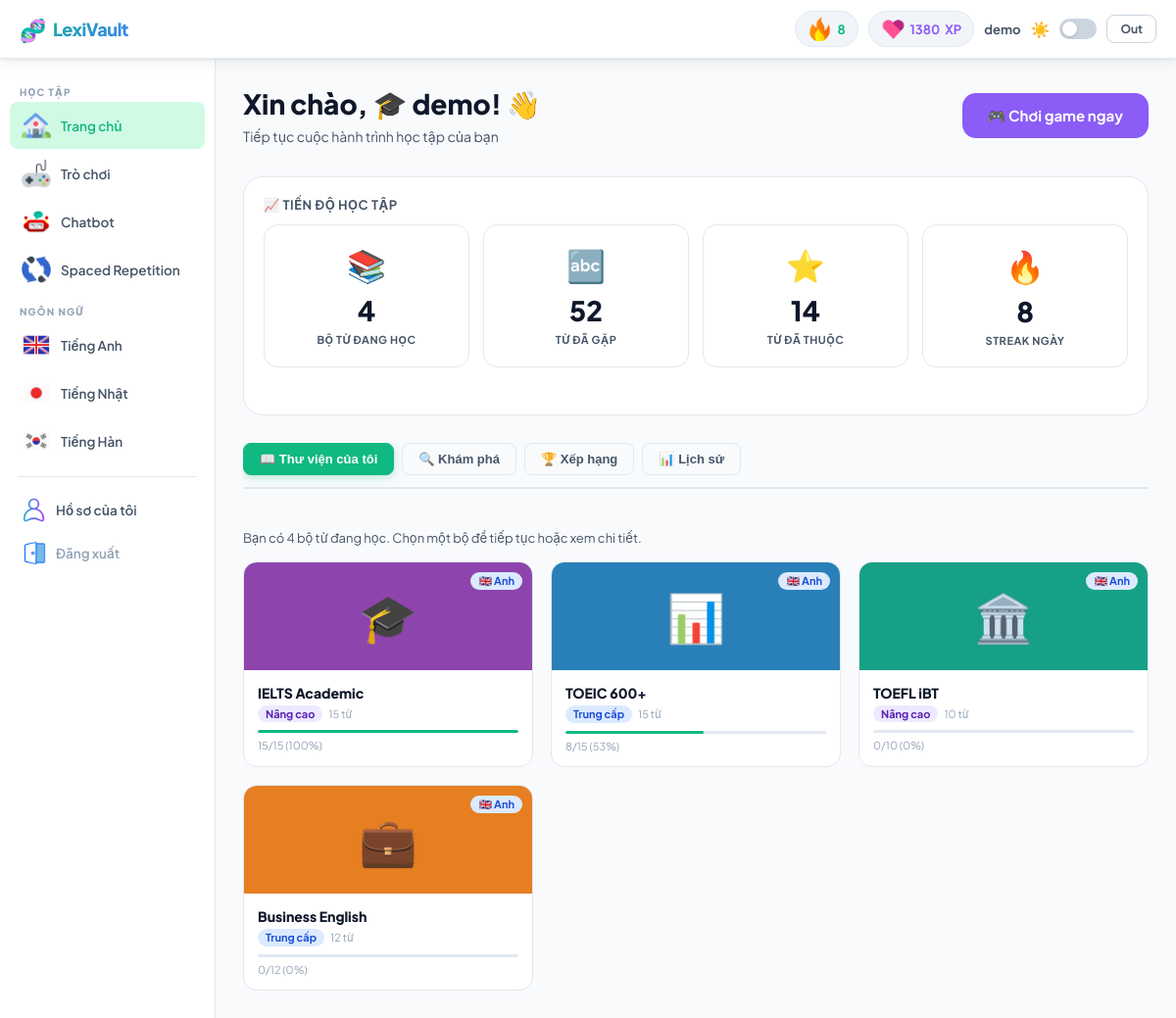
/ (signed in), run on the app's committed database.
### tables this page shows
CREATE TABLE users (
        id INTEGER PRIMARY KEY AUTOINCREMENT,
        username TEXT UNIQUE NOT NULL,
        password TEXT NOT NULL,
        email TEXT,
        role TEXT DEFAULT 'user',
        is_active INTEGER DEFAULT 1,
        xp INTEGER DEFAULT 0,
        gems INTEGER DEFAULT 100,
        streak INTEGER DEFAULT 0,
        max_streak INTEGER DEFAULT 0,
        last_study DATE,
        avatar TEXT DEFAULT '🧑',
        created_at DATETIME DEFAULT CURRENT_TIMESTAMP
    );

CREATE TABLE decks (
        id INTEGER PRIMARY KEY AUTOINCREMENT,
        name TEXT NOT NULL,
        description TEXT,
        language TEXT DEFAULT 'en',
        level TEXT DEFAULT 'beginner',
        category TEXT DEFAULT 'general',
        emoji TEXT DEFAULT '📚',
        color TEXT DEFAULT '#2ECC71',
        is_public INTEGER DEFAULT 1,
        download_count INTEGER DEFAULT 0,
        word_count INTEGER DEFAULT 0,
        created_by INTEGER,
        created_at DATETIME DEFAULT CURRENT_TIMESTAMP
    );

### app.py (the view)
@app.route('/')
@login_required
def home():
    u = me()
    conn = get_db()
    decks = conn.execute("""
        SELECT d.*, CASE WHEN ud.user_id IS NOT NULL THEN 1 ELSE 0 END as in_lib,
               (SELECT COUNT(*) FROM study_progress WHERE user_id=? AND deck_id=d.id AND status='mastered') as mastered
        FROM decks d LEFT JOIN user_decks ud ON d.id=ud.deck_id AND ud.user_id=?
        WHERE d.is_public=1 ORDER BY d.download_count DESC
    """, (u['id'], u['id'])).fetchall()
    my_decks = conn.execute("""
        SELECT d.*,
          (SELECT COUNT(*) FROM study_progress WHERE user_id=? AND deck_id=d.id AND status IN ('learning','mastered')) as learned
        FROM decks d JOIN user_decks ud ON d.id=ud.deck_id AND ud.user_id=?
    """, (u['id'], u['id'])).fetchall()
    leaderboard = conn.execute(
        "SELECT username,avatar,xp,streak FROM users WHERE is_active=1 ORDER BY xp DESC LIMIT 10").fetchall()
    recent_scores = conn.execute("""
        SELECT gs.*, d.name as dname, d.emoji FROM game_scores gs
        LEFT JOIN decks d ON gs.deck_id=d.id
        WHERE gs.user_id=? ORDER BY gs.created_at DESC LIMIT 6
    """, (u['id'],)).fetchall()
    total_words = conn.execute("SELECT COUNT(*) FROM study_progress WHERE user_id=?", (u['id'],)).fetchone()[0]
    mastered = \
    conn.execute("SELECT COUNT(*) FROM study_progress WHERE user_id=? AND status='mastered'", (u['id'],)).fetchone()[0]
    conn.close()
    return render_template('home.html', u=dict(u), decks=[dict(d) for d in decks],
                           my_decks=[dict(d) for d in my_decks],
                           leaderboard=[dict(r) for r in leaderboard],
                           recent_scores=[dict(r) for r in recent_scores],
                           total_words=total_words, mastered=mastered)

### app.py (called while the page is built)
def get_db():
    conn = sqlite3.connect(DB)
    conn.row_factory = sqlite3.Row
    return conn

def login_required(f):
    @functools.wraps(f)
    def w(*a, **kw):
        if 'uid' not in session: return redirect(url_for('login'))
        return f(*a, **kw)
    return w

def me():
    if 'uid' not in session: return None
    conn = get_db()
    u = conn.execute("SELECT * FROM users WHERE id=?", (session['uid'],)).fetchone()
    conn.close()
    return u

@app.context_processor
def helpers():
    def lang_label(code): return {'en': '🇬🇧 Anh', 'ja': '🇯🇵 Nhật', 'ko': '🇰🇷 Hàn', 'fr': '🇫🇷 Pháp'}.get(code, code)
    def level_label(l): return {'beginner': 'Cơ bản', 'intermediate': 'Trung cấp', 'advanced': 'Nâng cao'}.get(l, l)
    def mode_label(m): return {'flashcard': 'Flashcard', 'quiz': 'Quiz', 'typing': 'Typing', 'scramble': 'Scramble',
                               'speedmatch': 'Speed Match', 'memorypairs': 'Memory Pairs', 'wordbomb': 'Word Bomb'}.get(
        m, m)
    def cover_bg(lang, color):
        return f"background:{color};"
    return dict(lang_label=lang_label, level_label=level_label, mode_label=mode_label, cover_bg=cover_bg)

### templates/home.html (shortened to what this page needs)
{% extends "base.html" %}
{% block content %}
<div style="display:flex;align-items:center;justify-content:space-between;margin-bottom:32px;flex-wrap:wrap;gap:16px;">
  <div>
    <div style="font-size:28px;font-weight:900;margin-bottom:6px;">Xin chào, {{ u.avatar }} {{ u.username }}! 👋</div>
    <div style="color:var(--text2);font-size:14px;">Tiếp tục cuộc hành trình học tập của bạn</div>
  </div>
  <a href="/games" class="btn btn-p btn-lg" style="flex-shrink:0;">🎮 Chơi game ngay</a>
</div>
<div class="stats-section">
  <div style="font-size:13px;font-weight:700;color:var(--text2);text-transform:uppercase;letter-spacing:0.5px;margin-bottom:12px;">📈 Tiến độ học tập</div>
  <div class="stats-strip">
    <div class="stat-box"><div class="stat-ico">📚</div><div class="stat-val">{{ my_decks|length }}</div><div class="stat-lbl">Bộ từ đang học</div></div>
    <div class="stat-box"><div class="stat-ico">🔤</div><div class="stat-val">{{ total_words }}</div><div class="stat-lbl">Từ đã gặp</div></div>
    <div class="stat-box"><div class="stat-ico">⭐</div><div class="stat-val">{{ mastered }}</div><div class="stat-lbl">Từ đã thuộc</div></div>
    <div class="stat-box"><div class="stat-ico">🔥</div><div class="stat-val">{{ u.streak }}</div><div class="stat-lbl">Streak ngày</div></div>
  </div>
</div>
<div class="tabs-section">
  <div class="tabs" id="main-tabs">
    <button class="tab on" onclick="showTab('lib',this)">📖 Thư viện của tôi</button>
    <button class="tab" onclick="showTab('explore',this)">🔍 Khám phá</button>
    <button class="tab" onclick="showTab('leaderboard',this)">🏆 Xếp hạng</button>
    <button class="tab" onclick="showTab('history',this)">📊 Lịch sử</button>
  </div>
</div>
<div id="tab-lib" class="tab-content">
  {% if my_decks %}
  <div style="margin-bottom:16px;">
    <p style="color:var(--text2);font-size:13px;">Bạn có {{ my_decks|length }} bộ từ đang học. Chọn một bộ để tiếp tục hoặc xem chi tiết.</p>
  </div>
  <div class="deck-grid">
    {% for d in my_decks %}
    {% set pct = ((d.learned or 0)*100//(d.word_count or 1)) %}
    <a href="/deck/{{ d.id }}" class="deck-card">
      <div class="deck-cover" style="{{ cover_bg(d.language, d.color) }}">
        <span>{{ d.emoji }}</span>
        <div class="dc-top-badges">
          <span class="tag tag-{{ d.language }}">{{ lang_label(d.language) }}</span>
        </div>
      </div>
      <div class="deck-body">
        <div class="deck-name">{{ d.name }}</div>
        <div class="deck-meta">
          <span class="tag tag-{{ d.level[:3] }}">{{ level_label(d.level) }}</span>
          <span style="font-size:11px;color:var(--text3);">{{ d.word_count }} từ</span>
        </div>
        <div class="deck-prog"><div class="deck-prog-fill" style="width:{{ pct }}%"></div></div>
        <div style="font-size:11px;color:var(--text3);margin-top:6px;">{{ d.learned or 0 }}/{{ d.word_count }} ({{ pct }}%)</div>
      </div>
    </a>
    {% endfor %}
  </div>
  {% endif %}
</div>
{% endblock %}

### templates/base.html (shortened to what this page needs)
<!DOCTYPE html>
<html lang="vi" data-theme="light">
<head>
  <link rel="stylesheet" href="https://cdnjs.cloudflare.com/ajax/libs/font-awesome/6.5.0/css/all.min.css">
<link rel="stylesheet" href="/static/css/main.css">
</head>
<body>
<nav class="nav">
  <a href="/" class="nav-logo"><span class="ico">🧬</span> LexiVault</a>
  <div class="nav-r">
    <div class="pill g"><img src="/static/icons/fire.png" width="25"> <span id="ns">{{ u.streak }}</span></div>
    <div class="pill p"><img src="/static/icons/heart.png" width="25"><span id="nx">{{ u.xp }}</span> XP</div>
    <span style="font-weight:700;font-size:13px;color:var(--text2);">{{ u.username }}</span>
    <span id="ti" style="font-size:16px;cursor:pointer;" onclick="togT()">☀</span>
    <button class="theme-tog" onclick="togT()" aria-label="Theme"></button>
    <a href="/logout" class="btn btn-ghost btn-sm">Out</a>
  </div>
</nav>
<div class="layout">
  <aside class="sidebar">
    <div class="s-sec">Học tập</div>
    <a href="/" class="s-link {% if request.path=='/' and request.args.get('lang') is none %}active{% endif %}">
        <img src="/static/icons/home.png" width="30"> Trang chủ
    </a>
    <a href="/games" class="s-link {% if request.path=='/games' %}active{% endif %}">
        <img src="/static/icons/game.png" width="30"> Trò chơi
    </a>
    <a href="/chat" class="s-link {% if request.path=='/chat' %}active{% endif %}">
        <img src="/static/icons/chat.png" width="30"> Chatbot
    </a>
    <a href="/review" class="s-link {% if request.path=='/review' %}active{% endif %}">
        <img src="/static/icons/repeat.png" width="30"></i> Spaced Repetition
    </a>
    <div class="s-sec">Ngôn ngữ</div>
    <a href="/?lang=en" class="s-link {% if request.args.get('lang')=='en' %}active{% endif %}">
        <img src="/static/flags/gb.png" width="30"> Tiếng Anh
    </a>
    <a href="/?lang=ja" class="s-link {% if request.args.get('lang')=='ja' %}active{% endif %}">
        <img src="/static/flags/jp.png" width="30"> Tiếng Nhật
    </a>
    <a href="/?lang=ko" class="s-link {% if request.args.get('lang')=='ko' %}active{% endif %}">
        <img src="/static/flags/kr.png" width="30"> Tiếng Hàn
    </a>
    <div style="height:1px;background:var(--border);margin:12px 8px;"></div>
    <a href="/profile" class="s-link {% if request.path=='/profile' %}active{% endif %}">
        <img src="/static/icons/profile.png" width="25"></i> Hồ sơ của tôi
    </a>
    <a href="/logout" class="s-link" style="color:var(--text3);">
        <img src="/static/icons/logout.png" width="25"> Đăng xuất
    </a>
</aside>
  <main class="main">
    <div class="main-shell">
      {% block content %}{% endblock %}
    </div>
  </main>
</div>
</body>
</html>

### data on the page
users: streak "8", xp "1380", username "demo", avatar "🎓"
decks: emoji "🎓", language "🇬🇧 Anh", name "IELTS Academic", level "Nâng cao", word_count "15", pct "100"
decks: emoji "📊", language "🇬🇧 Anh", name "TOEIC 600+", level "Trung cấp", word_count "15", learned "8", pct "53"
decks: emoji "🏛️", language "🇬🇧 Anh", name "TOEFL iBT", level "Nâng cao", word_count "10", learned "0", pct "0"
decks: emoji "💼", language "🇬🇧 Anh", name "Business English", level "Trung cấp", word_count "12", learned "0", pct "0"

### other printed values
{{ my_decks|length }} "4"
{{ total_words }} "52"
{{ mastered }} "14"
